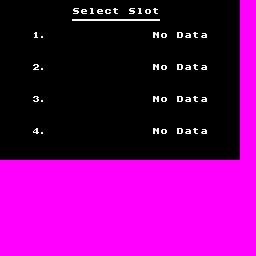

Rendered tile map (Tiled .tmx) drawn with the repository's tilesets; below, a short description and the full map source, tile grids included:
An orthogonal 32x32 tile map with 8x8 px tiles, 1 tile layer (Tile Layer 1).

<map version="1.5" tiledversion="1.6.0" orientation="orthogonal" renderorder="right-down" width="32" height="32" tilewidth="8" tileheight="8" infinite="0" nextlayerid="2" nextobjectid="1">
 <tileset firstgid="1" source="menus_tileset.tsx" />
 <layer id="1" name="Tile Layer 1" width="32" height="32">
  <data encoding="csv">
33,33,33,33,33,33,33,33,33,33,33,33,33,33,33,33,33,33,33,33,33,33,33,33,33,33,33,33,33,33,1,1,
33,33,33,33,33,33,33,33,33,84,102,109,102,100,117,33,84,109,112,117,33,33,33,33,33,33,33,33,33,33,1,1,
33,33,33,33,33,33,33,33,33,134,134,134,134,134,134,134,134,134,134,134,33,33,33,33,33,33,33,33,33,33,1,1,
33,33,33,33,33,33,33,33,33,33,33,33,33,33,33,33,33,33,33,33,33,33,33,33,33,33,33,33,33,33,1,1,
33,33,33,33,50,47,33,33,33,33,33,33,33,33,33,33,33,33,33,79,112,33,69,98,117,98,33,33,33,33,1,1,
33,33,33,33,33,33,33,33,33,33,33,33,33,33,33,33,33,33,33,33,33,33,33,33,33,33,33,33,33,33,1,1,
33,33,33,33,33,33,33,33,33,33,33,33,33,33,33,33,33,33,33,33,33,33,33,33,33,33,33,33,33,33,1,1,
33,33,33,33,33,33,33,33,33,33,33,33,33,33,33,33,33,33,33,33,33,33,33,33,33,33,33,33,33,33,1,1,
33,33,33,33,51,47,33,33,33,33,33,33,33,33,33,33,33,33,33,79,112,33,69,98,117,98,33,33,33,33,1,1,
33,33,33,33,33,33,33,33,33,33,33,33,33,33,33,33,33,33,33,33,33,33,33,33,33,33,33,33,33,33,1,1,
33,33,33,33,33,33,33,33,33,33,33,33,33,33,33,33,33,33,33,33,33,33,33,33,33,33,33,33,33,33,1,1,
33,33,33,33,33,33,33,33,33,33,33,33,33,33,33,33,33,33,33,33,33,33,33,33,33,33,33,33,33,33,1,1,
33,33,33,33,52,47,33,33,33,33,33,33,33,33,33,33,33,33,33,79,112,33,69,98,117,98,33,33,33,33,1,1,
33,33,33,33,33,33,33,33,33,33,33,33,33,33,33,33,33,33,33,33,33,33,33,33,33,33,33,33,33,33,1,1,
33,33,33,33,33,33,33,33,33,33,33,33,33,33,33,33,33,33,33,33,33,33,33,33,33,33,33,33,33,33,1,1,
33,33,33,33,33,33,33,33,33,33,33,33,33,33,33,33,33,33,33,33,33,33,33,33,33,33,33,33,33,33,1,1,
33,33,33,33,53,47,33,33,33,33,33,33,33,33,33,33,33,33,33,79,112,33,69,98,117,98,33,33,33,33,1,1,
33,33,33,33,33,33,33,33,33,33,33,33,33,33,33,33,33,33,33,33,33,33,33,33,33,33,33,33,33,33,1,1,
33,33,33,33,33,33,33,33,33,33,33,33,33,33,33,33,33,33,33,33,33,33,33,33,33,33,33,33,33,33,1,1,
33,33,33,33,33,33,33,33,33,33,33,33,33,33,33,33,33,33,33,33,33,33,33,33,33,33,33,33,33,33,1,1,
1,1,1,1,1,1,1,1,1,1,1,1,1,1,1,1,1,1,1,1,1,1,1,1,1,1,1,1,1,1,1,1,
1,1,1,1,1,1,1,1,1,1,1,1,1,1,1,1,1,1,1,1,1,1,1,1,1,1,1,1,1,1,1,1,
1,1,1,1,1,1,1,1,1,1,1,1,1,1,1,1,1,1,1,1,1,1,1,1,1,1,1,1,1,1,1,1,
1,1,1,1,1,1,1,1,1,1,1,1,1,1,1,1,1,1,1,1,1,1,1,1,1,1,1,1,1,1,1,1,
1,1,1,1,1,1,1,1,1,1,1,1,1,1,1,1,1,1,1,1,1,1,1,1,1,1,1,1,1,1,1,1,
1,1,1,1,1,1,1,1,1,1,1,1,1,1,1,1,1,1,1,1,1,1,1,1,1,1,1,1,1,1,1,1,
1,1,1,1,1,1,1,1,1,1,1,1,1,1,1,1,1,1,1,1,1,1,1,1,1,1,1,1,1,1,1,1,
1,1,1,1,1,1,1,1,1,1,1,1,1,1,1,1,1,1,1,1,1,1,1,1,1,1,1,1,1,1,1,1,
1,1,1,1,1,1,1,1,1,1,1,1,1,1,1,1,1,1,1,1,1,1,1,1,1,1,1,1,1,1,1,1,
1,1,1,1,1,1,1,1,1,1,1,1,1,1,1,1,1,1,1,1,1,1,1,1,1,1,1,1,1,1,1,1,
1,1,1,1,1,1,1,1,1,1,1,1,1,1,1,1,1,1,1,1,1,1,1,1,1,1,1,1,1,1,1,1,
1,1,1,1,1,1,1,1,1,1,1,1,1,1,1,1,1,1,1,1,1,1,1,1,1,1,1,1,1,1,1,1
</data>
 </layer>
</map>
